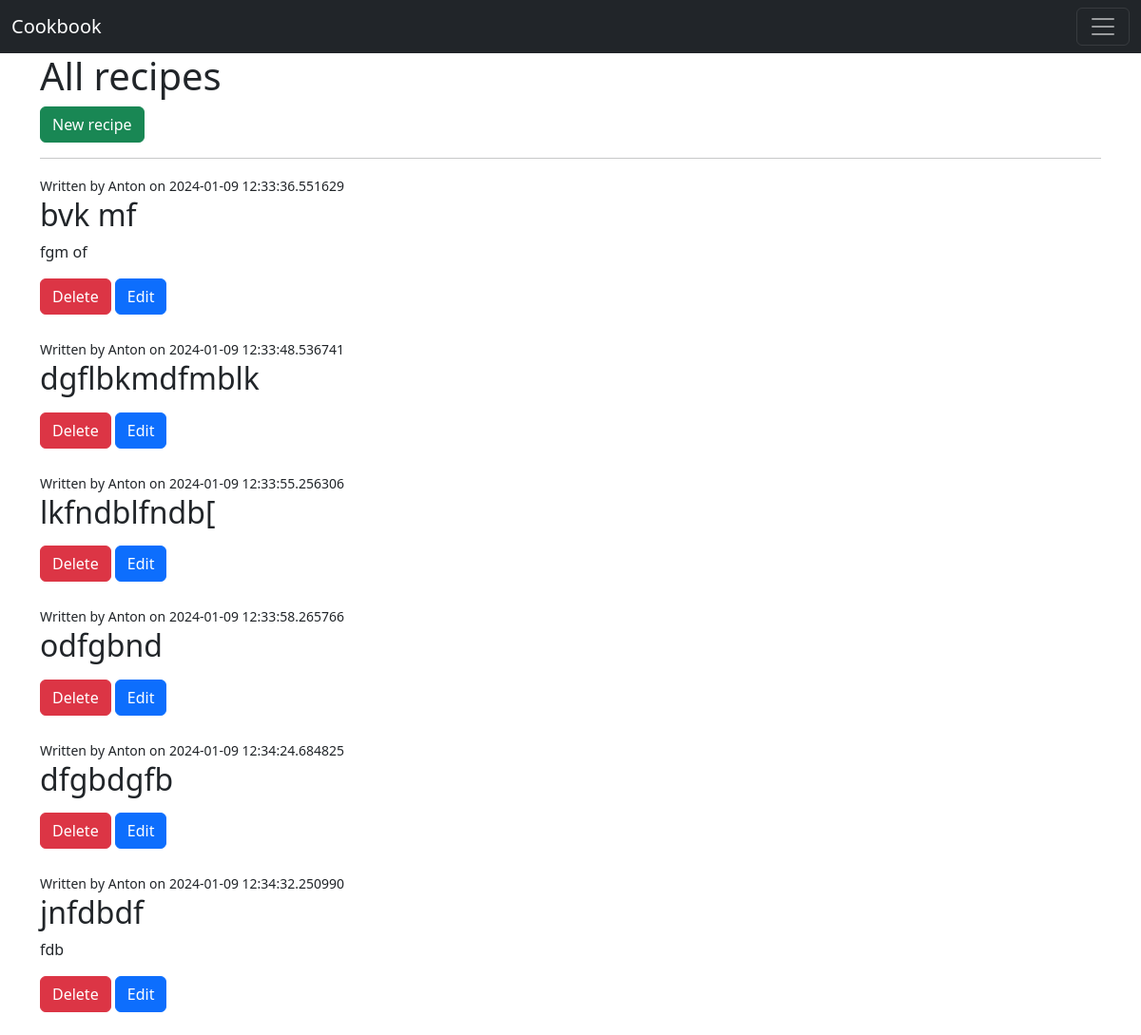
The app's page /recipes/ with its own data.
### main.py (models this page shows, shortened)
class Recipe(db.Model):
    __tablename__ = 'recipes'
    id = db.Column(db.Integer, primary_key=True)
    title = db.Column(db.String(100), nullable=False, unique=True)
    description = db.Column(db.Text, nullable=False)
    author = db.Column(db.String(50), nullable=False)
    date_posted = db.Column(db.DateTime, nullable=False, default=datetime.utcnow)

### main.py (the view)
@app.route('/recipes/')
def recipes():
    all_recipes = Recipe.query.order_by(Recipe.date_posted).all()
    return render_template('recipes.html', recipes=all_recipes)

### templates/recipes.html (shortened to what this page needs)
{% extends 'base.html' %}
{% block body %}
<h1>All recipes</h1>
<a href="/recipes/new/" class="btn btn-success float-right">New recipe</a>
<hr>
{% for recipe in recipes %}
{% if recipe.author %}
<small>Written by {{ recipe.author }} on {{ recipe.date_posted }}</small>
{% else %}
<small>Written by unknown on {{ recipe.date_posted }}</small>
{% endif %}
<h2>{{ recipe.title }}</h2>
<p style="white-spase: pre-wrap">{{ recipe.description }}</p>
<a href="/recipes/delete/{{ recipe.id }}" class="btn btn-danger">Delete</a>
<a href="/recipes/edit/{{ recipe.id }}" class="btn btn-primary">Edit</a><br><br>
{% endfor %}
{% endblock %}

### templates/base.html (shortened to what this page needs)
<!doctype html>
<html lang="en">
<head>
  <link href="https://cdn.jsdelivr.net/npm/bootstrap@5.3.2/dist/css/bootstrap.min.css" rel="stylesheet">
  <link rel="stylesheet" href="{{ url_for('static', filename='css/main.css') }}">
</head>
<body>
  <nav class="navbar navbar-dark bg-dark" aria-label="First navbar example">
    <div class="container-fluid">
      <a class="navbar-brand" href="#">Cookbook</a>
      <button class="navbar-toggler" type="button" data-bs-toggle="collapse" data-bs-target="#navbarsExample01" aria-controls="navbarsExample01" aria-expanded="false" aria-label="Toggle navigation">
        <span class="navbar-toggler-icon"></span>
      </button>
    </div>
  </nav>
<div class="container">
  {% block body %} {% endblock %}
</div>
</body>
</html>

### static/css/main.css (style rules this page uses)
body { background-image: url('/static/food-background-with-italian-food-ingredients.jpg'); background-repeat: no-repeat; background-size: cover; }

### records on screen
Recipe: author "Anton", date_posted "2024-01-09 12:33:36.551629", title "bvk mf", description "fgm of"
Recipe: author "Anton", date_posted "2024-01-09 12:33:48.536741", title "dgflbkmdfmblk"
Recipe: author "Anton", date_posted "2024-01-09 12:33:55.256306", title "lkfndblfndb["
Recipe: author "Anton", date_posted "2024-01-09 12:33:58.265766", title "odfgbnd"
Recipe: author "Anton", date_posted "2024-01-09 12:34:24.684825", title "dfgbdgfb"
Recipe: author "Anton", date_posted "2024-01-09 12:34:32.250990", title "jnfdbdf", description "fdb"
